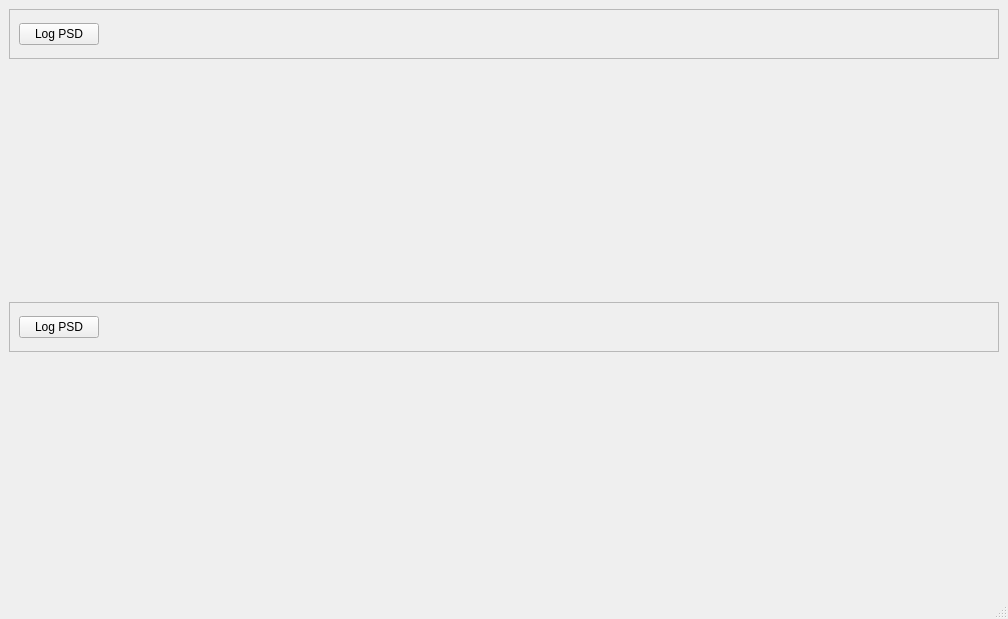
<?xml version="1.0" encoding="UTF-8"?>
<ui version="4.0">
 <class>MainWindow</class>
 <widget class="QMainWindow" name="MainWindow">
  <property name="geometry">
   <rect>
    <x>0</x>
    <y>0</y>
    <width>1008</width>
    <height>619</height>
   </rect>
  </property>
  <property name="windowTitle">
   <string>MainWindow</string>
  </property>
  <widget class="QWidget" name="centralwidget">
   <layout class="QVBoxLayout" name="verticalLayout">
    <item>
     <widget class="QFrame" name="frame">
      <property name="minimumSize">
       <size>
        <width>0</width>
        <height>50</height>
       </size>
      </property>
      <property name="maximumSize">
       <size>
        <width>16777215</width>
        <height>50</height>
       </size>
      </property>
      <property name="frameShape">
       <enum>QFrame::StyledPanel</enum>
      </property>
      <property name="frameShadow">
       <enum>QFrame::Raised</enum>
      </property>
      <layout class="QHBoxLayout" name="horizontalLayout">
       <item>
        <widget class="QPushButton" name="pushButton">
         <property name="text">
          <string>Log PSD</string>
         </property>
        </widget>
       </item>
       <item>
        <spacer name="horizontalSpacer">
         <property name="orientation">
          <enum>Qt::Horizontal</enum>
         </property>
         <property name="sizeHint" stdset="0">
          <size>
           <width>668</width>
           <height>20</height>
          </size>
         </property>
        </spacer>
       </item>
      </layout>
     </widget>
    </item>
    <item>
     <widget class="QWidget" name="widget" native="true"/>
    </item>
    <item>
     <widget class="QFrame" name="frame_2">
      <property name="minimumSize">
       <size>
        <width>0</width>
        <height>50</height>
       </size>
      </property>
      <property name="maximumSize">
       <size>
        <width>16777215</width>
        <height>50</height>
       </size>
      </property>
      <property name="frameShape">
       <enum>QFrame::StyledPanel</enum>
      </property>
      <property name="frameShadow">
       <enum>QFrame::Raised</enum>
      </property>
      <layout class="QHBoxLayout" name="horizontalLayout_2">
       <item>
        <widget class="QPushButton" name="pushButton_2">
         <property name="text">
          <string>Log PSD</string>
         </property>
        </widget>
       </item>
       <item>
        <spacer name="horizontalSpacer_2">
         <property name="orientation">
          <enum>Qt::Horizontal</enum>
         </property>
         <property name="sizeHint" stdset="0">
          <size>
           <width>668</width>
           <height>20</height>
          </size>
         </property>
        </spacer>
       </item>
      </layout>
     </widget>
    </item>
    <item>
     <widget class="QWidget" name="widget_2" native="true"/>
    </item>
   </layout>
  </widget>
  <widget class="QMenuBar" name="menubar">
   <property name="geometry">
    <rect>
     <x>0</x>
     <y>0</y>
     <width>1008</width>
     <height>21</height>
    </rect>
   </property>
  </widget>
  <widget class="QStatusBar" name="statusbar"/>
 </widget>
 <resources/>
 <connections/>
</ui>
